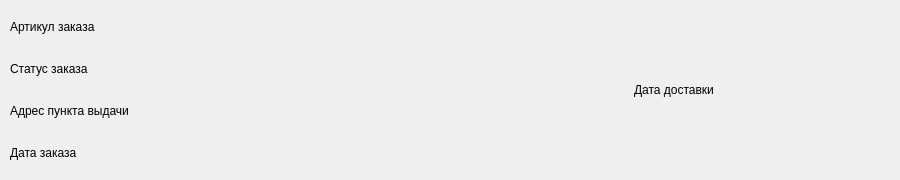
<?xml version="1.0" encoding="UTF-8"?>
<ui version="4.0">
 <class>OrderForm</class>
 <widget class="QWidget" name="OrderForm">
  <property name="geometry"><rect><x>0</x><y>0</y><width>900</width><height>180</height></rect></property>
  <property name="minimumSize"><size><width>500</width><height>180</height></size></property>
  <property name="maximumSize"><size><width>16777215</width><height>180</height></size></property>
  <layout class="QHBoxLayout" name="mainLayout">
   <property name="leftMargin"><number>10</number></property>
   <property name="topMargin"><number>10</number></property>
   <property name="rightMargin"><number>10</number></property>
   <property name="bottomMargin"><number>10</number></property>
   <property name="spacing"><number>15</number></property>
   <item>
    <layout class="QVBoxLayout" name="leftLayout">
     <property name="spacing"><number>8</number></property>
     <item><widget class="QLabel" name="label_id"><property name="text"><string>Артикул заказа</string></property></widget></item>
     <item><widget class="QLabel" name="label_status"><property name="text"><string>Статус заказа</string></property></widget></item>
     <item><widget class="QLabel" name="label_pickup"><property name="text"><string>Адрес пункта выдачи</string></property><property name="wordWrap"><bool>true</bool></property></widget></item>
     <item><widget class="QLabel" name="label_order_date"><property name="text"><string>Дата заказа</string></property></widget></item>
    </layout>
   </item>
   <item>
    <widget class="QLabel" name="label_delivery_date">
     <property name="minimumSize"><size><width>150</width><height>0</height></size></property>
     <property name="text"><string>Дата доставки</string></property>
     <property name="alignment"><set>Qt::AlignmentFlag::AlignCenter</set></property>
    </widget>
   </item>
  </layout>
 </widget>
 <resources/>
 <connections/>
</ui>
